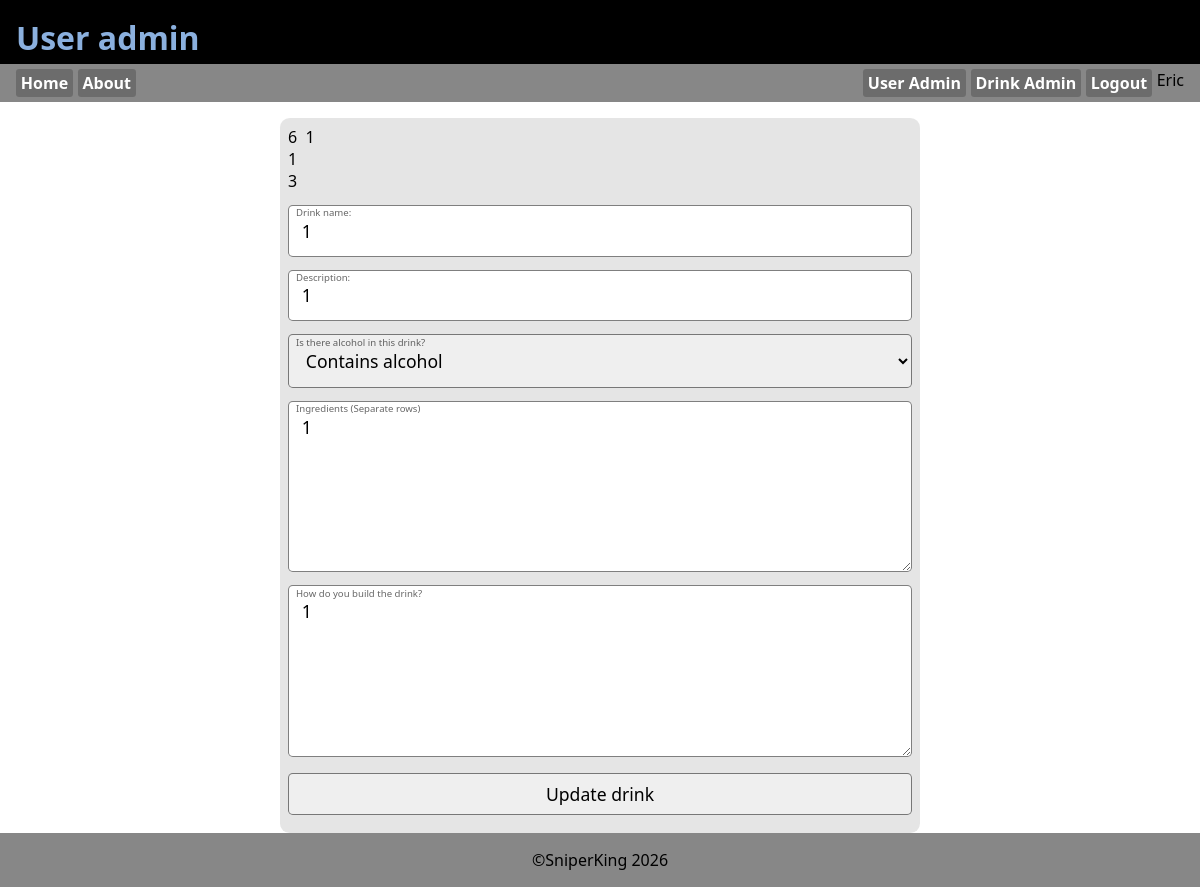
/drinkadmin.php?edit=6 (signed in), run on the app's committed database.
### tables this page shows
CREATE TABLE `tbl_user` (
  `id` int(11) NOT NULL,
  `username` varchar(32) NOT NULL,
  `password` varchar(255) NOT NULL,
  `userlevel` int(11) NOT NULL DEFAULT 10,
  `lastlogin` timestamp NOT NULL DEFAULT current_timestamp(),
  `realname` varchar(80) NOT NULL,
  `mail` varchar(100) NOT NULL,
  `created` timestamp NOT NULL DEFAULT current_timestamp()
);

CREATE TABLE `tbl_drinks` (
  `id` int(11) NOT NULL,
  `drinkname` varchar(255) NOT NULL,
  `description` varchar(255) NOT NULL,
  `ingredients` text NOT NULL,
  `recipe` text NOT NULL,
  `alcoholic` tinyint(4) NOT NULL,
  `rating` int(11) NOT NULL DEFAULT 3 COMMENT 'posibilities'
);

### asset.php (called while the page is built, shortened)
<?php
$db_host="localhost";
$db_user="root";
$db_pass="";
$db_name="drink";
$conn=mysqli_connect($db_host, $db_user, $db_pass, $db_name);
function isLevel($level){
    if(isset($_SESSION['level'])){
        if(intval($_SESSION['level'])>=$level){
            return true;
        }else{
            return false;
        }
    }else{
        return false;
    }
}
function getUsername(){
    global $conn;
    $userid=$_SESSION['id'];
    $sql="SELECT username FROM tbl_user WHERE id=$userid";
    $result=mysqli_query($conn, $sql);
    $row=mysqli_fetch_assoc($result);
    if(mysqli_num_rows($result)>0){
        return $row['username'];
    }else{
        return "Guest";
    }
}
?>

### drinkadmin.php (the view, shortened to what this page needs)
<!DOCTYPE html>
<?php require_once("asset.php"); ?>
<html lang="en">
<head>
    <link rel="stylesheet" href="style.css">
</head>
<body>
    <header>
        <h1>User admin</h1>
    </header>
    <?php require_once("_nav.php"); ?>
    <main>
        <?php  if(isset($_GET['edit'])): ?>
            <?php
                $id=intval($_GET['edit']);
                $sql="SELECT * FROM tbl_drinks WHERE id=$id";
                $result=mysqli_query($conn, $sql);
                $row=mysqli_fetch_assoc($result);
            ?>
        <form action="drinkadmin.php" method="POST">
            <div class="user_data"><?=$id?>&nbsp;&nbsp;<?=$row['drinkname']?><br><?=$row['description']?><br><?=$row['rating']?></div>
            <label for="drinkname">Drink name:</label>
            <input type="text" name="drinkname" id="drinkname" value="<?=$row['drinkname']?>">
            <label for="desc">Description:</label>
            <input type="text" name="desc" id="desc" value="<?=$row['description']?>">
            <label for="alcoholic">Is there alcohol in this drink?</label>
            <select name="alcoholic">
                <option value="1" <?php if($row['alcoholic']==1){echo "selected";} ?> >Contains alcohol</option>
            </select>
            <label for="ingredients">Ingredients (Separate rows)</label>
            <textarea name="ingredients" rows="6"><?=$row['ingredients']?></textarea>
            <label for="recipe">How do you build the drink?</label>
            <textarea name="recipe" rows="6"><?=$row['recipe']?></textarea>
            <input type="submit" name="btn_edit" value="Update drink">
        </form>
            <?php endif; ?>
    </main>
    <?php require_once("_footer.php"); ?>
</body>
</html>

### _nav.php
<nav>
    <a href="index.php">Home</a>
    <a href="about.php">About</a>
    <div class="fill"></div>
    <?php if(isLevel(1000)):?>
        <a href="useradmin.php">User Admin</a>
        <a href="drinkadmin.php">Drink Admin</a>
    <?php endif; ?>
    <?php if(!isLevel(10)){?>
    <a href="register.php">Register</a>
    <button class="loginbttn" popovertarget="login">Login</button>
    <?php }else{ ?>
    <a href="_login.php?logout=1">Logout</a>
    <div class="userinfo">
        <p><?=getUsername()?></p>
    <?php } ?>
</nav>

### style.css (style rules this page uses)
:root { --clr_back_header:#000; --clr_header:#8bb0de; --clr_back_nav:#878787; --clr_back_footer:var(--clr_back_nav); }
*, *:before, *:after { margin: 0; padding: 0; box-sizing: border-box; }
body { height:100dvh; display:flex; flex-direction: column; font-family: system-ui, sans-serif; }
header { background: var(--clr_back_header); color:var(--clr_header); height:4rem; padding: 1rem; }
main { flex-grow: 5; display:flex; flex-direction: column; gap:1rem; padding-top: 1rem; }
:root { --formborder: rgb(0, 0, 0, .5); --formback: rgb(0, 0, 0, .1); --formlabelcolor: rgb(0, 0, 0, .6) }
form { position: relative; display: flex; flex-direction: column; width: 40rem; padding: .5rem; background: var(--formback); border-radius: .6rem; margin-left: auto; margin-right: auto; }
label { position: relative; top: .9rem; left: .5rem; font: .6rem system-ui; color: var(--formlabelcolor); }
input[type="submit"], input[type="button"], button { margin-top: 1rem; margin-bottom: .6rem; padding: .5rem; }

### data on the page
tbl_user: username "Eric"
tbl_drinks: drinkname "1", description "1", rating "3", desc "1", alcoholic "Contains alcohol", ingredients "1", recipe "1"

### other printed values
$id "6"
